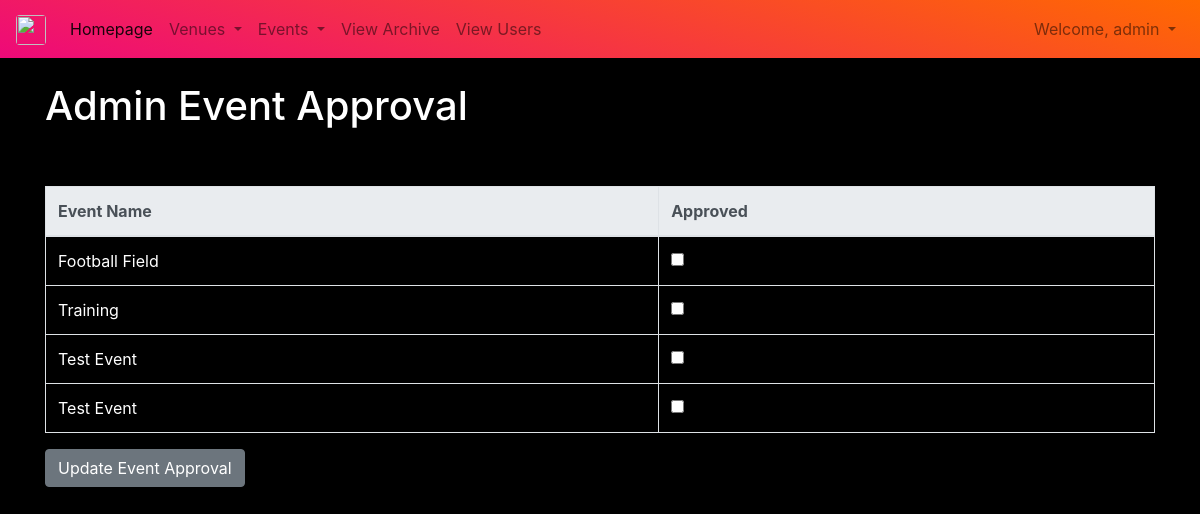
Before: /eventapproval (signed in) with the older database file.
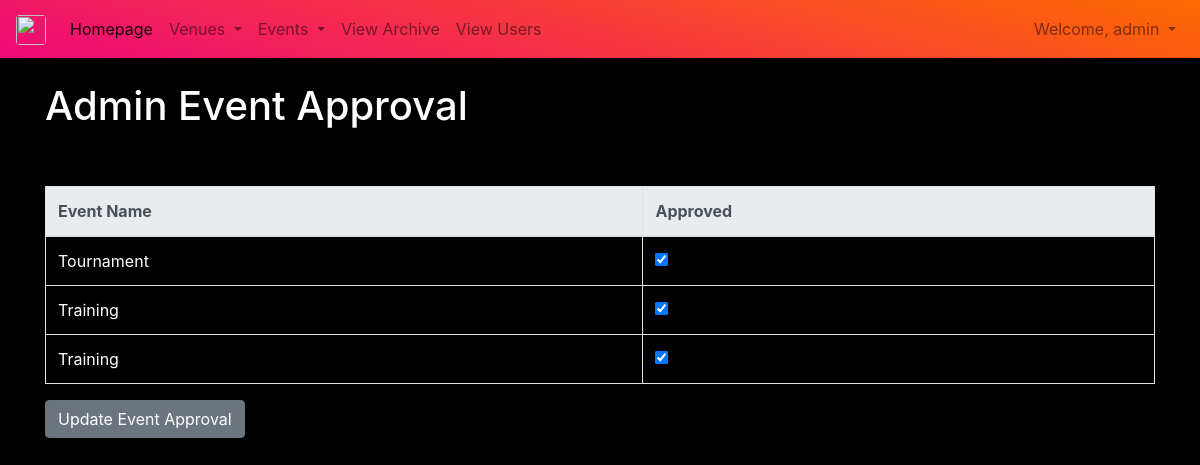
After: the same page with the newer database file.
### App2/models.py (models this page shows)
class BaseModel(models.Model):
    objects=models.Manager()
    class Meta:
        abstract = True

class Event(BaseModel):
    name = models.CharField('Event Name', max_length=120)
    overseer = models.ForeignKey(User, default='', blank=True, null=False, on_delete=models.CASCADE, related_name='Overseer')
    event_club = models.ForeignKey(Club, default='', blank=True, null=False, on_delete=models.CASCADE)
    event_date = models.DateTimeField('Event Date')
    venue = models.ForeignKey(Venue, blank=True, null=True, on_delete=models.CASCADE)
    description = models.TextField(blank=True)
    attendees = models.ManyToManyField(User, blank=True, related_name='Attendees')
    approved = models.BooleanField(default=False)
    def __str__(self):
        return self.name

### App2/views.py (the view)
# urls.py: path("eventapproval", views.eventapproval, name="eventapproval"),
def eventapproval(request):
    event2 = Event.objects.all()
    events_all = Event.objects.all()
    events_all_ids = []
    for i in range(0, len(events_all), 1):
        events_all_ids.append(str(events_all[i].id))
    if request.user.is_superuser:
        if request.method == "POST":
            id_list = request.POST.getlist('boxes')
            for x in id_list:
                Event.objects.filter(pk=int(x)).update(approved=True)
            id_set_false = set(events_all_ids) - set(id_list)
            id_list_false = list(id_set_false)
            for y in id_list_false:
                Event.objects.filter(pk=int(y)).update(approved=False)
            messages.success(request, ("Event Approval Updated."))
            return HttpResponseRedirect('/eventapproval')
        else:
            return render(request=request, template_name='App2/eventapproval.html', context={"event2": event2})
    else:
        messages.error(request, ("You need to be an Admin to acces this page"))
        return HttpResponseRedirect('/events')

### App2/templates/App2/eventapproval.html (shortened to what this page needs)
{% extends 'App2/header.html' %}
{% block content %}
<h1 id="header">Admin Event Approval</h1>
<br/><br/>
<form action="" method=POST class="frm">
	<table class="table table-striped table-hover table-bordered ">
		<thead class="thead-light">
			<tr>
				<th scope="col">Event Name</th>
				<th scope="col">Approved</th>
			</tr>
		</thead>
		<tbody>
		{% for event in event2 %}
		<tr>
			<td id="head">
				{{ event }}
			</td>
			<td>
				{% if event.approved %}
				<div class="form-check">
					<input class="form-check-input" type="checkbox" checked="checked" value={{event.id}} name="boxes">
				</div>
				{% else %}
				<div class="form-check">
					<input class="form-check-input" type="checkbox" value={{event.id}} name="boxes">
				</div>
				{% endif %}
			</td>
		{% endfor %}
		</tr>
		</tbody>
	</table>
	<button class='btn btn-secondary' type="submit">Update Event Approval</button>
</form>
<br/>
{% endblock %}

Changed rows visible on the page:
removed Event: name "Football Field"
removed Event: name "Training"
removed Event: name "Test Event"
removed Event: name "Test Event"
added Event: name "Tournament"
added Event: name "Training"
added Event: name "Training"
